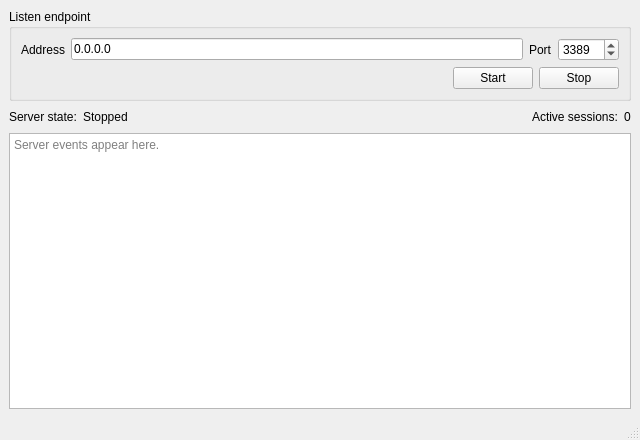
<?xml version="1.0" encoding="UTF-8"?>
<ui version="4.0">
 <class>MainWindow</class>
 <widget class="QMainWindow" name="MainWindow">
  <property name="geometry">
   <rect>
    <x>0</x>
    <y>0</y>
    <width>640</width>
    <height>440</height>
   </rect>
  </property>
  <property name="windowTitle">
   <string>QtRdp Server</string>
  </property>
  <widget class="QWidget" name="centralwidget">
   <layout class="QVBoxLayout" name="verticalLayout">
    <item>
     <widget class="QGroupBox" name="endpointGroupBox">
      <property name="title">
       <string>Listen endpoint</string>
      </property>
      <layout class="QGridLayout" name="endpointLayout">
       <item row="0" column="0">
        <widget class="QLabel" name="bindAddressTitleLabel">
         <property name="text">
          <string>Address</string>
         </property>
        </widget>
       </item>
       <item row="0" column="1">
        <widget class="QLineEdit" name="bindAddressEdit">
         <property name="text">
          <string>0.0.0.0</string>
         </property>
         <property name="placeholderText">
          <string>Empty means all interfaces</string>
         </property>
        </widget>
       </item>
       <item row="0" column="2">
        <widget class="QLabel" name="portTitleLabel">
         <property name="text">
          <string>Port</string>
         </property>
        </widget>
       </item>
       <item row="0" column="3">
        <widget class="QSpinBox" name="portSpinBox">
         <property name="minimum">
          <number>1</number>
         </property>
         <property name="maximum">
          <number>65535</number>
         </property>
         <property name="value">
          <number>3389</number>
         </property>
        </widget>
       </item>
       <item row="1" column="0" colspan="4">
        <layout class="QHBoxLayout" name="buttonLayout">
         <item>
          <spacer name="buttonSpacer">
           <property name="orientation">
            <enum>Qt::Orientation::Horizontal</enum>
           </property>
           <property name="sizeHint" stdset="0">
            <size>
             <width>40</width>
             <height>20</height>
            </size>
           </property>
          </spacer>
         </item>
         <item>
          <widget class="QPushButton" name="startButton">
           <property name="text">
            <string>Start</string>
           </property>
          </widget>
         </item>
         <item>
          <widget class="QPushButton" name="stopButton">
           <property name="text">
            <string>Stop</string>
           </property>
          </widget>
         </item>
        </layout>
       </item>
      </layout>
     </widget>
    </item>
    <item>
     <layout class="QHBoxLayout" name="statusLayout">
      <item>
       <widget class="QLabel" name="serverStateTitleLabel">
        <property name="text">
         <string>Server state:</string>
        </property>
       </widget>
      </item>
      <item>
       <widget class="QLabel" name="serverStateLabel">
        <property name="text">
         <string>Stopped</string>
        </property>
       </widget>
      </item>
      <item>
       <spacer name="statusSpacer">
        <property name="orientation">
         <enum>Qt::Orientation::Horizontal</enum>
        </property>
        <property name="sizeHint" stdset="0">
         <size>
          <width>40</width>
          <height>20</height>
         </size>
        </property>
       </spacer>
      </item>
      <item>
       <widget class="QLabel" name="clientCountTitleLabel">
        <property name="text">
         <string>Active sessions:</string>
        </property>
       </widget>
      </item>
      <item>
       <widget class="QLabel" name="clientCountLabel">
        <property name="text">
         <string>0</string>
        </property>
       </widget>
      </item>
     </layout>
    </item>
    <item>
     <widget class="QPlainTextEdit" name="eventLogEdit">
      <property name="readOnly">
       <bool>true</bool>
      </property>
      <property name="placeholderText">
       <string>Server events appear here.</string>
      </property>
     </widget>
    </item>
   </layout>
  </widget>
  <widget class="QMenuBar" name="menubar"/>
  <widget class="QStatusBar" name="statusbar"/>
 </widget>
 <resources/>
 <connections/>
</ui>
